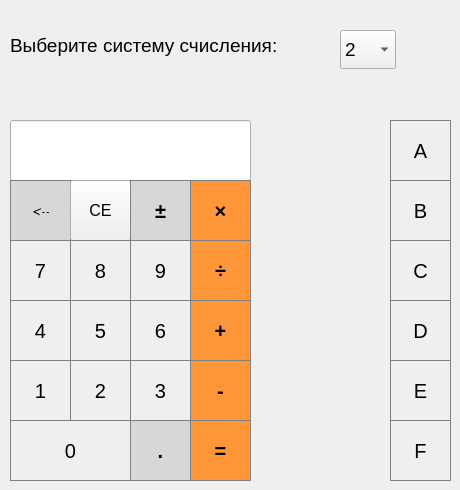
      <widget class="QWidget" name="tab">
       <attribute name="title">
        <string>Калькулятор</string>
       </attribute>
       <widget class="QLabel" name="label">
        <property name="geometry">
         <rect>
          <x>10</x>
          <y>30</y>
          <width>312</width>
          <height>31</height>
         </rect>
        </property>
        <property name="font">
         <font>
          <pointsize>14</pointsize>
         </font>
        </property>
        <property name="text">
         <string>Выберите систему счисления:</string>
        </property>
       </widget>
       <widget class="QComboBox" name="comboBox">
        <property name="geometry">
         <rect>
          <x>340</x>
          <y>30</y>
          <width>56</width>
          <height>39</height>
         </rect>
        </property>
        <property name="font">
         <font>
          <pointsize>14</pointsize>
         </font>
        </property>
        <item>
         <property name="text">
          <string>2</string>
         </property>
        </item>
        <item>
         <property name="text">
          <string>3</string>
         </property>
        </item>
        <item>
         <property name="text">
          <string>4</string>
         </property>
        </item>
        <item>
         <property name="text">
          <string>5</string>
         </property>
        </item>
        <item>
         <property name="text">
          <string>6</string>
         </property>
        </item>
        <item>
         <property name="text">
          <string>7</string>
         </property>
        </item>
        <item>
         <property name="text">
          <string>8</string>
         </property>
        </item>
        <item>
         <property name="text">
          <string>9</string>
         </property>
        </item>
        <item>
         <property name="text">
          <string>10</string>
         </property>
        </item>
        <item>
         <property name="text">
          <string>11</string>
         </property>
        </item>
        <item>
         <property name="text">
          <string>12</string>
         </property>
        </item>
        <item>
         <property name="text">
          <string>13</string>
         </property>
        </item>
        <item>
         <property name="text">
          <string>14</string>
         </property>
        </item>
        <item>
         <property name="text">
          <string>15</string>
         </property>
        </item>
        <item>
         <property name="text">
          <string>16</string>
         </property>
        </item>
       </widget>
       <widget class="QLineEdit" name="text_1var">
        <property name="geometry">
         <rect>
          <x>10</x>
          <y>120</y>
          <width>241</width>
          <height>61</height>
         </rect>
        </property>
        <property name="font">
         <font>
          <pointsize>24</pointsize>
         </font>
        </property>
        <property name="text">
         <string/>
        </property>
       </widget>
       <widget class="QPushButton" name="pushButton_5">
        <property name="geometry">
         <rect>
          <x>70</x>
          <y>300</y>
          <width>61</width>
          <height>61</height>
         </rect>
        </property>
        <property name="sizePolicy">
         <sizepolicy hsizetype="Expanding" vsizetype="Expanding">
          <horstretch>0</horstretch>
          <verstretch>0</verstretch>
         </sizepolicy>
        </property>
        <property name="font">
         <font>
          <family>Arial</family>
          <pointsize>15</pointsize>
         </font>
        </property>
        <property name="styleSheet">
         <string notr="true">QPushButton {
	border: 1px  solid gray;
}
QPushButton:pressed {
	background-color:
	color: rgb(0, 255, 0);
}</string>
        </property>
        <property name="text">
         <string>5</string>
        </property>
       </widget>
       <widget class="QPushButton" name="pushButton_4">
        <property name="geometry">
         <rect>
          <x>10</x>
          <y>300</y>
          <width>61</width>
          <height>61</height>
         </rect>
        </property>
        <property name="sizePolicy">
         <sizepolicy hsizetype="Expanding" vsizetype="Expanding">
          <horstretch>0</horstretch>
          <verstretch>0</verstretch>
         </sizepolicy>
        </property>
        <property name="font">
         <font>
          <family>Arial</family>
          <pointsize>15</pointsize>
         </font>
        </property>
        <property name="styleSheet">
         <string notr="true">QPushButton {
	border: 1px  solid gray;
}
QPushButton:pressed {
	background-color: qlineargradient(x1: 0, y1: 0, x2: 0, y2: 1, stop: 0 #dadbde, stop 1 #167fa);
}</string>
        </property>
        <property name="text">
         <string>4</string>
        </property>
       </widget>
       <widget class="QPushButton" name="pushButton_multiply">
        <property name="geometry">
         <rect>
          <x>190</x>
          <y>180</y>
          <width>61</width>
          <height>61</height>
         </rect>
        </property>
        <property name="sizePolicy">
         <sizepolicy hsizetype="Expanding" vsizetype="Expanding">
          <horstretch>0</horstretch>
          <verstretch>0</verstretch>
         </sizepolicy>
        </property>
        <property name="font">
         <font>
          <family>Arial</family>
          <pointsize>15</pointsize>
          <bold>true</bold>
         </font>
        </property>
        <property name="styleSheet">
         <string notr="true">QPushButton {
	background-color: rgb(255,151,57);
	color-white;
	border: 1px solid gray;
}

QPushButton:pressed {
	background-color: qlineargradient(x1: 0, y1: 0, x2: 0,  y2: 1, stop: 0 #FF7832, stop 1#FF9739); 
}</string>
        </property>
        <property name="text">
         <string>×</string>
        </property>
       </widget>
       <widget class="QPushButton" name="pushButton_minus">
        <property name="geometry">
         <rect>
          <x>190</x>
          <y>360</y>
          <width>61</width>
          <height>61</height>
         </rect>
        </property>
        <property name="sizePolicy">
         <sizepolicy hsizetype="Expanding" vsizetype="Expanding">
          <horstretch>0</horstretch>
          <verstretch>0</verstretch>
         </sizepolicy>
        </property>
        <property name="font">
         <font>
          <family>Arial</family>
          <pointsize>15</pointsize>
          <bold>true</bold>
         </font>
        </property>
        <property name="styleSheet">
         <string notr="true">QPushButton {
	background-color: rgb(255,151,57);
	color-white;
	border: 1px solid gray;
}

QPushButton:pressed {
	background-color: qlineargradient(x1: 0, y1: 0, x2: 0,  y2: 1, stop: 0 #FF7832, stop 1#FF9739); 
}</string>
        </property>
        <property name="text">
         <string>-</string>
        </property>
       </widget>
       <widget class="QPushButton" name="pushButton_C">
        <property name="geometry">
         <rect>
          <x>390</x>
          <y>240</y>
          <width>61</width>
          <height>61</height>
         </rect>
        </property>
        <property name="sizePolicy">
         <sizepolicy hsizetype="Expanding" vsizetype="Expanding">
          <horstretch>0</horstretch>
          <verstretch>0</verstretch>
         </sizepolicy>
        </property>
        <property name="font">
         <font>
          <family>Arial</family>
          <pointsize>15</pointsize>
         </font>
        </property>
        <property name="styleSheet">
         <string notr="true">QPushButton {
	border: 1px  solid gray;
}
QPushButton:pressed {
	background-color: qlineargradient(x1: 0, y1: 0, x2: 0, y2: 1, stop: 0 #dadbde, stop 1 #167fa);
}</string>
        </property>
        <property name="text">
         <string>C</string>
        </property>
       </widget>
       <widget class="QPushButton" name="pushButton_delete">
        <property name="geometry">
         <rect>
          <x>10</x>
          <y>180</y>
          <width>61</width>
          <height>61</height>
         </rect>
        </property>
        <property name="sizePolicy">
         <sizepolicy hsizetype="Expanding" vsizetype="Expanding">
          <horstretch>0</horstretch>
          <verstretch>0</verstretch>
         </sizepolicy>
        </property>
        <property name="font">
         <font>
          <family>Comic Sans MS</family>
          <pointsize>12</pointsize>
          <bold>true</bold>
         </font>
        </property>
        <property name="styleSheet">
         <string notr="true">QPushButton {
	background-color: rgb(215, 215, 215);
	border: 1px solid gray;
}
QPushButton: pressed {
	background-color: qlineargradi	ent(x1: 0, y1: 0, x2: 0, y2: 1, stop: 0 #BEBEBE, stop: 1 #D7D7D7); 
}</string>
        </property>
        <property name="text">
         <string>&lt;--</string>
        </property>
       </widget>
       <widget class="QPushButton" name="pushButton_F">
        <property name="geometry">
         <rect>
          <x>390</x>
          <y>420</y>
          <width>61</width>
          <height>61</height>
         </rect>
        </property>
        <property name="sizePolicy">
         <sizepolicy hsizetype="Expanding" vsizetype="Expanding">
          <horstretch>0</horstretch>
          <verstretch>0</verstretch>
         </sizepolicy>
        </property>
        <property name="font">
         <font>
          <family>Arial</family>
          <pointsize>15</pointsize>
         </font>
        </property>
        <property name="styleSheet">
         <string notr="true">QPushButton {
	border: 1px  solid gray;
}
QPushButton:pressed {
	background-color: qlineargradient(x1: 0, y1: 0, x2: 0, y2: 1, stop: 0 #dadbde, stop 1 #167fa);
}</string>
        </property>
        <property name="text">
         <string>F</string>
        </property>
       </widget>
       <widget class="QPushButton" name="pushButton_AC">
        <property name="geometry">
         <rect>
          <x>70</x>
          <y>180</y>
          <width>61</width>
          <height>61</height>
         </rect>
        </property>
        <property name="sizePolicy">
         <sizepolicy hsizetype="Expanding" vsizetype="Expanding">
          <horstretch>0</horstretch>
          <verstretch>0</verstretch>
         </sizepolicy>
        </property>
        <property name="font">
         <font>
          <family>Arial</family>
          <pointsize>12</pointsize>
         </font>
        </property>
        <property name="styleSheet">
         <string notr="true">QPushButton {
	background-color: rgb(215, 215, 215);
	border: 1px solid gray;
}
QPushButton: pressed {
	background-color: qlineargradi	ent(x1: 0, y1: 0, x2: 0, y2: 1, stop: 0 #BEBEBE, stop: 1 #D7D7D7); 
}rgb(0, 0, 0)</string>
        </property>
        <property name="text">
         <string>CE</string>
        </property>
       </widget>
       <widget class="QPushButton" name="pushButton_2">
        <property name="geometry">
         <rect>
          <x>70</x>
          <y>360</y>
          <width>61</width>
          <height>61</height>
         </rect>
        </property>
        <property name="sizePolicy">
         <sizepolicy hsizetype="Expanding" vsizetype="Expanding">
          <horstretch>0</horstretch>
          <verstretch>0</verstretch>
         </sizepolicy>
        </property>
        <property name="font">
         <font>
          <family>Arial</family>
          <pointsize>15</pointsize>
         </font>
        </property>
        <property name="styleSheet">
         <string notr="true">QPushButton {
	border: 1px  solid gray;
}
QPushButton:pressed {
	background-color: qlineargradient(x1: 0, y1: 0, x2: 0, y2: 1, stop: 0 #dadbde, stop 1 #167fa);
}</string>
        </property>
        <property name="text">
         <string>2</string>
        </property>
       </widget>
       <widget class="QPushButton" name="pushButton_0">
        <property name="geometry">
         <rect>
          <x>10</x>
          <y>420</y>
          <width>121</width>
          <height>61</height>
         </rect>
        </property>
        <property name="sizePolicy">
         <sizepolicy hsizetype="Expanding" vsizetype="Expanding">
          <horstretch>0</horstretch>
          <verstretch>0</verstretch>
         </sizepolicy>
        </property>
        <property name="font">
         <font>
          <family>Arial</family>
          <pointsize>15</pointsize>
         </font>
        </property>
        <property name="styleSheet">
         <string notr="true">QPushButton {
	border: 1px  solid gray;
}
QPushButton:pressed {
	background-color: qlineargradient(x1: 0, y1: 0, x2: 0, y2: 1, stop: 0 #dadbde, stop 1 #167fa);
}</string>
        </property>
        <property name="text">
         <string>0</string>
        </property>
       </widget>
       <widget class="QPushButton" name="pushButton_point">
        <property name="geometry">
         <rect>
          <x>130</x>
          <y>420</y>
          <width>61</width>
          <height>61</height>
         </rect>
        </property>
        <property name="sizePolicy">
         <sizepolicy hsizetype="Expanding" vsizetype="Expanding">
          <horstretch>0</horstretch>
          <verstretch>0</verstretch>
         </sizepolicy>
        </property>
        <property name="font">
         <font>
          <family>Arial</family>
          <pointsize>15</pointsize>
          <bold>true</bold>
         </font>
        </property>
        <property name="styleSheet">
         <string notr="true">QPushButton {
	background-color: rgb(215, 215, 215);
	border: 1px solid gray;
}
QPushButton: pressed {
	background-color: qlineargradi	ent(x1: 0, y1: 0, x2: 0, y2: 1, stop: 0 #BEBEBE, stop: 1 #D7D7D7); 
}</string>
        </property>
        <property name="text">
         <string>.</string>
        </property>
       </widget>
       <widget class="QPushButton" name="pushButton_plus">
        <property name="geometry">
         <rect>
          <x>190</x>
          <y>300</y>
          <width>61</width>
          <height>61</height>
         </rect>
        </property>
        <property name="sizePolicy">
         <sizepolicy hsizetype="Expanding" vsizetype="Expanding">
          <horstretch>0</horstretch>
          <verstretch>0</verstretch>
         </sizepolicy>
        </property>
        <property name="font">
         <font>
          <family>Arial</family>
          <pointsize>15</pointsize>
          <bold>true</bold>
         </font>
        </property>
        <property name="styleSheet">
         <string notr="true">QPushButton {
	background-color: rgb(255,151,57);
	color-white;
	border: 1px solid gray;
}

QPushButton:pressed {
	background-color: qlineargradient(x1: 0, y1: 0, x2: 0,  y2: 1, stop: 0 #FF7832, stop 1#FF9739); 
}</string>
        </property>
        <property name="text">
         <string>+</string>
        </property>
       </widget>
       <widget class="QPushButton" name="pushButton_E">
        <property name="geometry">
         <rect>
          <x>390</x>
          <y>360</y>
          <width>61</width>
          <height>61</height>
         </rect>
        </property>
        <property name="sizePolicy">
         <sizepolicy hsizetype="Expanding" vsizetype="Expanding">
          <horstretch>0</horstretch>
          <verstretch>0</verstretch>
         </sizepolicy>
        </property>
        <property name="font">
         <font>
          <family>Arial</family>
          <pointsize>15</pointsize>
         </font>
        </property>
        <property name="styleSheet">
         <string notr="true">QPushButton {
	border: 1px  solid gray;
}
QPushButton:pressed {
	background-color: qlineargradient(x1: 0, y1: 0, x2: 0, y2: 1, stop: 0 #dadbde, stop 1 #167fa);
}</string>
        </property>
        <property name="text">
         <string>E</string>
        </property>
       </widget>
       <widget class="QPushButton" name="pushButton_divide">
        <property name="geometry">
         <rect>
          <x>190</x>
          <y>240</y>
          <width>61</width>
          <height>61</height>
         </rect>
        </property>
        <property name="sizePolicy">
         <sizepolicy hsizetype="Expanding" vsizetype="Expanding">
          <horstretch>0</horstretch>
          <verstretch>0</verstretch>
         </sizepolicy>
        </property>
        <property name="font">
         <font>
          <family>Arial</family>
          <pointsize>15</pointsize>
          <bold>true</bold>
         </font>
        </property>
        <property name="styleSheet">
         <string notr="true">QPushButton {
	background-color: rgb(255,151,57);
	color-white;
	border: 1px solid gray;
}

QPushButton:pressed {
	background-color: qlineargradient(x1: 0, y1: 0, x2: 0,  y2: 1, stop: 0 #FF7832, stop 1#FF9739); 
}</string>
        </property>
        <property name="text">
         <string>÷</string>
        </property>
       </widget>
       <widget class="QPushButton" name="pushButton_A">
        <property name="geometry">
         <rect>
          <x>390</x>
          <y>120</y>
          <width>61</width>
          <height>61</height>
         </rect>
        </property>
        <property name="sizePolicy">
         <sizepolicy hsizetype="Expanding" vsizetype="Expanding">
          <horstretch>0</horstretch>
          <verstretch>0</verstretch>
         </sizepolicy>
        </property>
        <property name="font">
         <font>
          <family>Arial</family>
          <pointsize>15</pointsize>
         </font>
        </property>
        <property name="styleSheet">
         <string notr="true">QPushButton {
	border: 1px  solid gray;
}
QPushButton:pressed {
	background-color: qlineargradient(x1: 0, y1: 0, x2: 0, y2: 1, stop: 0 #dadbde, stop 1 #167fa);
}</string>
        </property>
        <property name="text">
         <string>A</string>
        </property>
       </widget>
       <widget class="QPushButton" name="pushButton_ChangeSign">
        <property name="geometry">
         <rect>
          <x>130</x>
          <y>180</y>
          <width>61</width>
          <height>61</height>
         </rect>
        </property>
        <property name="sizePolicy">
         <sizepolicy hsizetype="Expanding" vsizetype="Expanding">
          <horstretch>0</horstretch>
          <verstretch>0</verstretch>
         </sizepolicy>
        </property>
        <property name="font">
         <font>
          <family>Arial</family>
          <pointsize>15</pointsize>
          <bold>true</bold>
         </font>
        </property>
        <property name="styleSheet">
         <string notr="true">QPushButton {
	background-color: rgb(215, 215, 215);
	border: 1px solid gray;
}
QPushButton: pressed {
	background-color: qlineargradi	ent(x1: 0, y1: 0, x2: 0, y2: 1, stop: 0 #BEBEBE, stop: 1 #D7D7D7); 
}</string>
        </property>
        <property name="text">
         <string>±</string>
        </property>
       </widget>
       <widget class="QPushButton" name="pushButton_1">
        <property name="geometry">
         <rect>
          <x>10</x>
          <y>360</y>
          <width>61</width>
          <height>61</height>
         </rect>
        </property>
        <property name="sizePolicy">
         <sizepolicy hsizetype="Expanding" vsizetype="Expanding">
          <horstretch>0</horstretch>
          <verstretch>0</verstretch>
         </sizepolicy>
        </property>
        <property name="font">
         <font>
          <family>Arial</family>
          <pointsize>15</pointsize>
          <bold>false</bold>
         </font>
        </property>
        <property name="layoutDirection">
         <enum>Qt::LeftToRight</enum>
        </property>
        <property name="styleSheet">
         <string notr="true">QPushButton {
	border: 1px  solid gray;
}
QPushButton:pressed {
	background-color: qlineargradient(x1: 0, y1: 0, x2: 0, y2: 1, stop: 0 #dadbde, stop 1 #167fa);
}</string>
        </property>
        <property name="text">
         <string>1</string>
        </property>
       </widget>
       <widget class="QPushButton" name="pushButton_7">
        <property name="geometry">
         <rect>
          <x>10</x>
          <y>240</y>
          <width>61</width>
          <height>61</height>
         </rect>
        </property>
        <property name="sizePolicy">
         <sizepolicy hsizetype="Expanding" vsizetype="Expanding">
          <horstretch>0</horstretch>
          <verstretch>0</verstretch>
         </sizepolicy>
        </property>
        <property name="font">
         <font>
          <family>Arial</family>
          <pointsize>15</pointsize>
         </font>
        </property>
        <property name="styleSheet">
         <string notr="true">QPushButton {
	border: 1px  solid gray;
}
QPushButton:pressed {
	background-color: qlineargradient(x1: 0, y1: 0, x2: 0, y2: 1, stop: 0 #dadbde, stop 1 #167fa);
}</string>
        </property>
        <property name="text">
         <string>7</string>
        </property>
       </widget>
       <widget class="QPushButton" name="pushButton_B">
        <property name="geometry">
         <rect>
          <x>390</x>
          <y>180</y>
          <width>61</width>
          <height>61</height>
         </rect>
        </property>
        <property name="sizePolicy">
         <sizepolicy hsizetype="Expanding" vsizetype="Expanding">
          <horstretch>0</horstretch>
          <verstretch>0</verstretch>
         </sizepolicy>
        </property>
        <property name="font">
         <font>
          <family>Arial</family>
          <pointsize>15</pointsize>
         </font>
        </property>
        <property name="styleSheet">
         <string notr="true">QPushButton {
	border: 1px  solid gray;
}
QPushButton:pressed {
	background-color: qlineargradient(x1: 0, y1: 0, x2: 0, y2: 1, stop: 0 #dadbde, stop 1 #167fa);
}</string>
        </property>
        <property name="text">
         <string>B</string>
        </property>
       </widget>
       <widget class="QPushButton" name="pushButton_3">
        <property name="geometry">
         <rect>
          <x>130</x>
          <y>360</y>
          <width>61</width>
          <height>61</height>
         </rect>
        </property>
        <property name="sizePolicy">
         <sizepolicy hsizetype="Expanding" vsizetype="Expanding">
          <horstretch>0</horstretch>
          <verstretch>0</verstretch>
         </sizepolicy>
        </property>
        <property name="font">
         <font>
          <family>Arial</family>
          <pointsize>15</pointsize>
         </font>
        </property>
        <property name="styleSheet">
         <string notr="true">QPushButton {
	border: 1px  solid gray;
}
QPushButton:pressed {
	background-color: qlineargradient(x1: 0, y1: 0, x2: 0, y2: 1, stop: 0 #dadbde, stop 1 #167fa);
}</string>
        </property>
        <property name="text">
         <string>3</string>
        </property>
       </widget>
       <widget class="QPushButton" name="pushButton_9">
        <property name="geometry">
         <rect>
          <x>130</x>
          <y>240</y>
          <width>61</width>
          <height>61</height>
         </rect>
        </property>
        <property name="sizePolicy">
         <sizepolicy hsizetype="Expanding" vsizetype="Expanding">
          <horstretch>0</horstretch>
          <verstretch>0</verstretch>
         </sizepolicy>
        </property>
        <property name="font">
         <font>
          <family>Arial</family>
          <pointsize>15</pointsize>
         </font>
        </property>
        <property name="styleSheet">
         <string notr="true">QPushButton {
	border: 1px  solid gray;
}
QPushButton:pressed {
	background-color: qlineargradient(x1: 0, y1: 0, x2: 0, y2: 1, stop: 0 #dadbde, stop 1 #167fa);
}</string>
        </property>
        <property name="text">
         <string>9</string>
        </property>
       </widget>
       <widget class="QPushButton" name="pushButton_D">
        <property name="geometry">
         <rect>
          <x>390</x>
          <y>300</y>
          <width>61</width>
          <height>61</height>
         </rect>
        </property>
        <property name="sizePolicy">
         <sizepolicy hsizetype="Expanding" vsizetype="Expanding">
          <horstretch>0</horstretch>
          <verstretch>0</verstretch>
         </sizepolicy>
        </property>
        <property name="font">
         <font>
          <family>Arial</family>
          <pointsize>15</pointsize>
         </font>
        </property>
        <property name="styleSheet">
         <string notr="true">QPushButton {
	border: 1px  solid gray;
}
QPushButton:pressed {
	background-color: qlineargradient(x1: 0, y1: 0, x2: 0, y2: 1, stop: 0 #dadbde, stop 1 #167fa);
}</string>
        </property>
        <property name="text">
         <string>D</string>
        </property>
       </widget>
       <widget class="QPushButton" name="pushButton_equal">
        <property name="geometry">
         <rect>
          <x>190</x>
          <y>420</y>
          <width>61</width>
          <height>61</height>
         </rect>
        </property>
        <property name="sizePolicy">
         <sizepolicy hsizetype="Expanding" vsizetype="Expanding">
          <horstretch>0</horstretch>
          <verstretch>0</verstretch>
         </sizepolicy>
        </property>
        <property name="font">
         <font>
          <family>Arial</family>
          <pointsize>15</pointsize>
          <bold>true</bold>
         </font>
        </property>
        <property name="styleSheet">
         <string notr="true">QPushButton {
	background-color: rgb(255,151,57);
	color-white;
	border: 1px solid gray;
}

QPushButton:pressed {
	background-color: qlineargradient(x1: 0, y1: 0, x2: 0,  y2: 1, stop: 0 #FF7832, stop 1#FF9739); 
}</string>
        </property>
        <property name="text">
         <string>=</string>
        </property>
       </widget>
       <widget class="QPushButton" name="pushButton_6">
        <property name="enabled">
         <bool>true</bool>
        </property>
        <property name="geometry">
         <rect>
          <x>130</x>
          <y>300</y>
          <width>61</width>
          <height>61</height>
         </rect>
        </property>
        <property name="sizePolicy">
         <sizepolicy hsizetype="Expanding" vsizetype="Expanding">
          <horstretch>0</horstretch>
          <verstretch>0</verstretch>
         </sizepolicy>
        </property>
        <property name="font">
         <font>
          <family>Arial</family>
          <pointsize>15</pointsize>
         </font>
        </property>
        <property name="styleSheet">
         <string notr="true">QPushButton {
	border: 1px  solid gray;
}
QPushButton:pressed {
	background-color: qlineargradient(x1: 0, y1: 0, x2: 0, y2: 1, stop: 0 #dadbde, stop 1 #167fa);
}</string>
        </property>
        <property name="text">
         <string>6</string>
        </property>
       </widget>
       <widget class="QPushButton" name="pushButton_8">
        <property name="geometry">
         <rect>
          <x>70</x>
          <y>240</y>
          <width>61</width>
          <height>61</height>
         </rect>
        </property>
        <property name="sizePolicy">
         <sizepolicy hsizetype="Expanding" vsizetype="Expanding">
          <horstretch>0</horstretch>
          <verstretch>0</verstretch>
         </sizepolicy>
        </property>
        <property name="font">
         <font>
          <family>Arial</family>
          <pointsize>15</pointsize>
         </font>
        </property>
        <property name="styleSheet">
         <string notr="true">QPushButton {
	border: 1px  solid gray;
}
QPushButton:pressed {
	background-color: qlineargradient(x1: 0, y1: 0, x2: 0, y2: 1, stop: 0 #dadbde, stop 1 #167fa);
}</string>
        </property>
        <property name="text">
         <string>8</string>
        </property>
       </widget>
      </widget>
